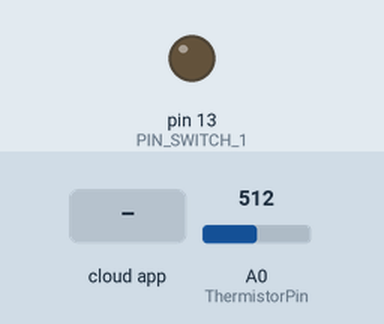
Bench run of a sketch on a simulated Arduino Uno, built with avr-gcc and run on an emulated ATmega328P. Parts: output pins drawn as LEDs (lit = HIGH). The test bench sets the inputs (shaded band); at power-on: A0 (ThermistorPin) = 512. The RemoteXY app is connected.

Above: at 1.2 s.
1.3 s: the phone or cloud app sets switch_1 to 1
At 2.2 s:
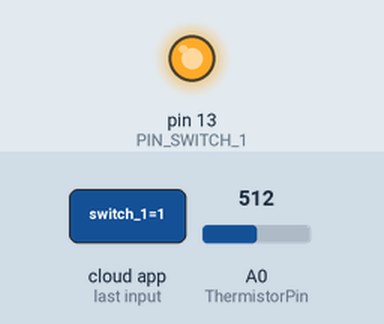
2.8 s: the phone or cloud app sets switch_1 to 0
At 3.3 s:
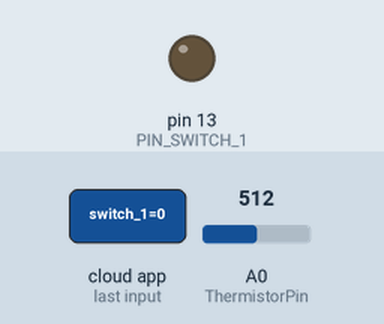
Timing chart, 0 to 5.8 s (numbered marks = the images above; inputs shaded):
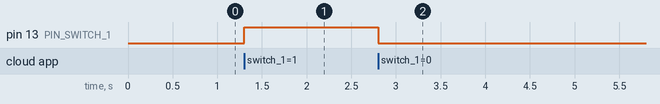

The sketch:

Temp_over_wifi.ino
```cpp
// (licence header left out)
//////////////////////////////////////////////
//        RemoteXY include library          //
//////////////////////////////////////////////

// RemoteXY select connection mode and include library
#define REMOTEXY_MODE__ESP8266_HARDSERIAL_POINT

#include <RemoteXY.h>

// RemoteXY connection settings
#define REMOTEXY_SERIAL Serial
#define REMOTEXY_SERIAL_SPEED 115200
#define REMOTEXY_WIFI_SSID "temperature "
#define REMOTEXY_WIFI_PASSWORD "00000000"
#define REMOTEXY_SERVER_PORT 6377


// RemoteXY configurate
#pragma pack(push, 1)
uint8_t RemoteXY_CONF[] =
  { 255,1,0,11,0,56,0,10,13,0,
  67,4,12,26,42,10,2,26,11,2,
  1,67,25,22,11,2,26,31,31,79,
  78,0,79,70,70,0,129,0,13,16,
  32,8,16,84,101,109,112,44,226,132,
  131,0,129,0,72,18,12,6,16,76,
  69,68,0 };

// this structure defines all the variables and events of your control interface
struct {

    // input variables
  uint8_t switch_1; // =1 if switch ON and =0 if OFF

    // output variables
  char text_1[11];  // string UTF8 end zero

    // other variable
  uint8_t connect_flag;  // =1 if wire connected, else =0

} RemoteXY;
#pragma pack(pop)

/////////////////////////////////////////////
//           END RemoteXY include          //
/////////////////////////////////////////////

#define PIN_SWITCH_1 13

int ThermistorPin = 0;

int Vo;

float R1 = 10000;

float logR2, R2, T;

float c1 = 1.009249522e-03, c2 = 2.378405444e-04, c3 = 2.019202697e-07;


void setup()
{
  RemoteXY_Init ();

  pinMode (PIN_SWITCH_1, OUTPUT);


  // TODO you setup code

}

void loop()
{
  RemoteXY_Handler ();
  Vo = analogRead(ThermistorPin);

  R2 = R1 * (1023.0 / (float)Vo - 1.0);

  logR2 = log(R2);

  T = (1.0 / (c1 + c2 * logR2 + c3 * logR2 * logR2 * logR2));

  T = T - 273.15;

  //T = (T * 9.0) / 5.0 + 32.0;

  dtostrf(T, 0, 2, RemoteXY.text_1);


  digitalWrite(PIN_SWITCH_1, (RemoteXY.switch_1==0)?LOW:HIGH);

  // TODO you loop code
  // use the RemoteXY structure for data transfer
  // do not call delay()


}
```

Measured:
- after the input at 1.3 s, pin 13 (PIN_SWITCH_1): LOW → HIGH at once
- after the input at 2.8 s, pin 13 (PIN_SWITCH_1): HIGH → LOW at once
